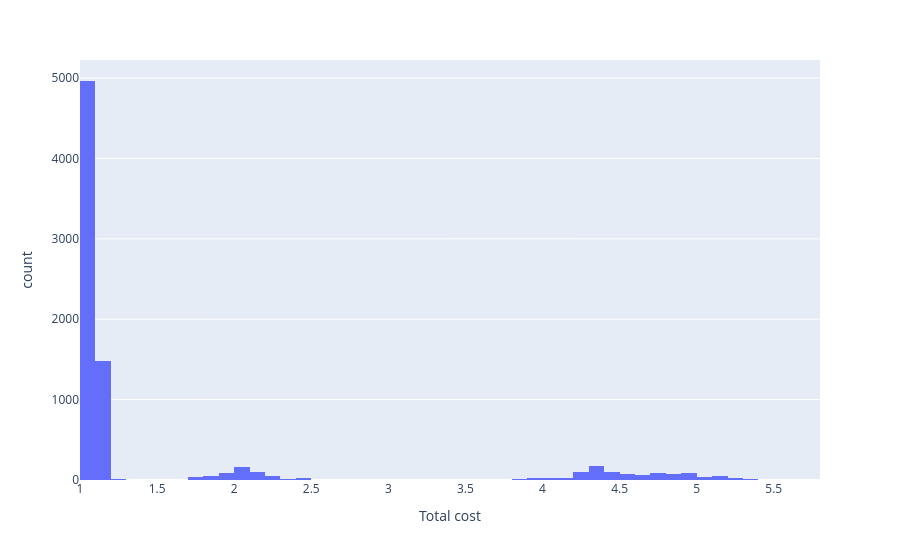

Notebook source saved alongside this figure:
### Markdown cell above
## Visualise data

### Histogram

Get more extreme values when probabiity of failure is increased.

### Code cell
fig = px.histogram(df, x="Total cost")
fig.show()

### Figure 1 — Plotly figure (JSON) as saved in the notebook; plotly's stock layout.template omitted (floating-point values rounded to 4 significant figures; data arrays with more than 128 entries replaced by an {"elided": "..."} marker saying what was removed)
{"data": [{"alignmentgroup": "True", "bingroup": "x", "hovertemplate": "Total cost=%{x}<br>count=%{y}<extra></extra>", "legendgroup": "", "marker": {"color": "#636efa", "pattern": {"shape": ""}}, "name": "", "offsetgroup": "", "orientation": "v", "showlegend": false, "type": "histogram", "x": {"elided": "7953 float values"}, "xaxis": "x", "yaxis": "y"}], "layout": {"autosize": true, "barmode": "relative", "legend": {"tracegroupgap": 0}, "margin": {"t": 60}, "xaxis": {"anchor": "y", "autorange": true, "domain": [0, 1], "range": [1.0, 5.8], "title": {"text": "Total cost"}, "type": "linear"}, "yaxis": {"anchor": "x", "autorange": true, "domain": [0, 1], "range": [0, 5225.0], "title": {"text": "count"}}}}
